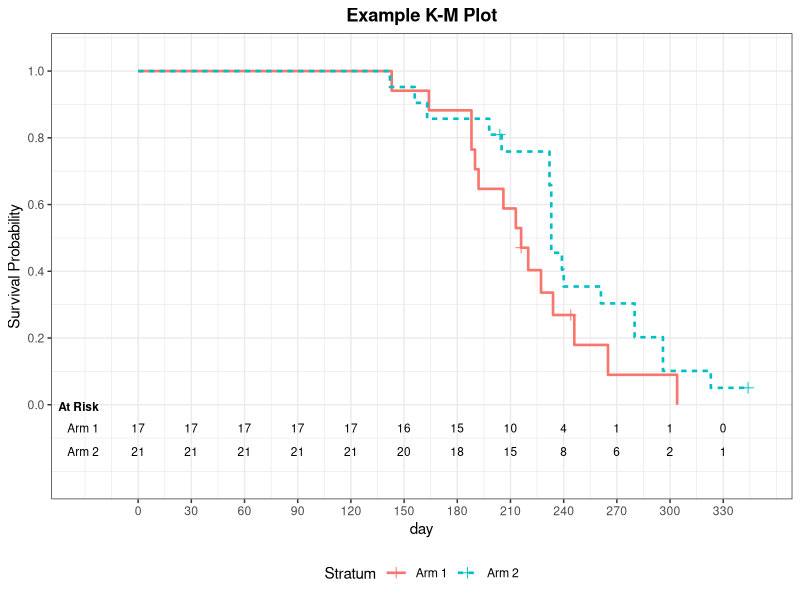

Generate this figure with R:
out <- Sys.getenv("OUT_DIR")
if (out == "" || is.na(out)) out <- getwd()
dir.create(out, showWarnings = FALSE, recursive = TRUE)

suppressPackageStartupMessages(library(survival))
suppressPackageStartupMessages(library(ggplot2))

round_half_up <- function(x, digits = 0) {
  mult <- 10^digits
  s <- sign(x)
  ax <- abs(x) * mult
  r <- floor(ax + 0.5 + 1e-10) / mult
  r * s
}
fmt4 <- function(x) {
  ifelse(is.na(x), "", formatC(round_half_up(x, 4), format = "f", digits = 4))
}
fmt2 <- function(x) {
  ifelse(is.na(x), "", formatC(round_half_up(x, 2), format = "f", digits = 2))
}
fmt1 <- function(x) {
  ifelse(is.na(x), "", formatC(round_half_up(x, 1), format = "f", digits = 1))
}
fmt_day <- function(x) {
  sapply(x, function(v) {
    if (is.na(v)) return("")
    if (abs(v - round(v)) < 1e-9) sprintf("%d", as.integer(round(v)))
    else {
      t <- sprintf("%.5f", v)
      t <- sub("0+$", "", t)
      t <- sub("\\.$", "", t)
      t
    }
  })
}

# ------------------------------------------------------------------
# data one  (SAS data step)
# ------------------------------------------------------------------
arm1_days <- c(143,164,188,188,190,192,206,213,216,220,227.230,
               234,246,265,304, 216,244)
arm1_cens <- c(rep(0,15), 1, 1)
arm2_days <- c(142,156,163,198,205,232,232,233,233,233,233,239,
               240,261,280,280,296,296,323, 204,344)
arm2_cens <- c(rep(0,19), 1, 1)

one <- data.frame(
  arm    = c(rep("Arm 1", length(arm1_days)), rep("Arm 2", length(arm2_days))),
  day    = c(arm1_days, arm2_days),
  censor = c(arm1_cens, arm2_cens),
  stringsAsFactors = FALSE
)
one$event <- 1 - one$censor
stopifnot(all(c("arm","day","censor") %in% names(one)))
stopifnot(nrow(one) == 38)
one$arm <- factor(one$arm, levels = c("Arm 1","Arm 2"))

# ------------------------------------------------------------------
# Product-limit with Greenwood SE (SAS formula) + log-log CI
# S = cumprod((n-d)/n); var_sum = cumsum(d/(n*(n-d))); SE = S*sqrt(var_sum)
# log-log CI with z=1.96
# ------------------------------------------------------------------
build_pl <- function(df, armval) {
  sub <- df[df$arm == armval, ]
  # distinct times sorted; SAS orders by time; censored tied after events (single row)
  times <- sort(unique(sub$day))
  n <- length(times)
  n_risk <- n_event <- n_censor <- rep(0L, n)
  for (i in seq_along(times)) {
    t <- times[i]
    n_risk[i]   <- sum(sub$day >= t - 1e-9)
    n_event[i]  <- sum(abs(sub$day - t) < 1e-9 & sub$event == 1)
    n_censor[i] <- sum(abs(sub$day - t) < 1e-9 & sub$event == 0)
  }
  surv <- rep(1, n); varsum <- rep(0, n)
  s <- 1; vs <- 0
  for (i in seq_along(times)) {
    d <- n_event[i]; nn <- n_risk[i]
    if (d > 0) {
      s <- s * (nn - d) / nn
      if (nn > d) vs <- vs + d / (nn * (nn - d))
      else vs <- Inf  # n==d : Greenwood term infinite
    }
    surv[i] <- s; varsum[i] <- vs
  }
  se <- surv * sqrt(varsum)
  # S==0 -> SAS shows missing SE (0*Inf = NaN)
  se[surv <= 1e-12] <- NA_real_
  se[!is.finite(se)] <- NA_real_
  # log-log CI
  z <- 1.96
  lower <- upper <- rep(NA_real_, n)
  for (i in seq_along(times)) {
    S <- surv[i]; vs2 <- varsum[i]
    if (is.finite(vs2) && S > 1e-12 && S < 1 - 1e-12) {
      a <- log(-log(S))
      se_a <- sqrt(vs2) / abs(log(S))
      lo <- exp(-exp(a + z * se_a))
      hi <- exp(-exp(a - z * se_a))
      lower[i] <- min(lo, hi); upper[i] <- max(lo, hi)
    } else if (abs(S - 1) < 1e-12) {
      lower[i] <- 1; upper[i] <- 1
    }
  }
  n_failed <- cumsum(n_event)
  n_left <- n_risk - n_event - n_censor
  data.frame(arm = armval, time = times, n_risk = n_risk, n_event = n_event,
             n_censor = n_censor, surv = surv, stderr = se,
             lower = lower, upper = upper,
             n_failed = n_failed, n_left = n_left,
             failure = 1 - surv, stringsAsFactors = FALSE)
}
pl1 <- build_pl(one, "Arm 1")
pl2 <- build_pl(one, "Arm 2")
pl <- rbind(pl1, pl2)
# pooled
one_pool <- one; one_pool$arm <- "Overall"
pl_pool <- build_pl(data.frame(arm = rep("Overall", nrow(one)),
                               day = one$day, event = one$event,
                               stringsAsFactors = FALSE), "Overall")

# Quartiles via Brookmeyer-Crowley on log-log bands (first time upper<=p etc.)
get_quant2 <- function(pldf, arms) {
  out <- list()
  for (a in arms) {
    sub <- pldf[pldf$arm == a, ]; sub <- sub[order(sub$time), ]
    for (p in c(0.75, 0.5, 0.25)) {
      idx <- which(sub$surv <= p + 1e-12)
      est <- if (length(idx) > 0) sub$time[min(idx)] else NA
      idxL <- which(!is.na(sub$upper) & sub$upper <= p + 1e-12)
      lo <- if (length(idxL) > 0) sub$time[min(idxL)] else NA
      idxU <- which(!is.na(sub$lower) & sub$lower <= p + 1e-12)
      hi <- if (length(idxU) > 0) sub$time[min(idxU)] else NA
      out[[length(out)+1]] <- data.frame(arm = a, percent = (1 - p) * 100,
                                         estimate = est, lower = lo, upper = hi,
                                         stringsAsFactors = FALSE)
    }
  }
  do.call(rbind, out)
}
quart <- get_quant2(pl, c("Arm 1", "Arm 2"))
quart <- quart[order(quart$arm, -quart$percent), ]
quart_pool <- get_quant2(pl_pool, "Overall")

# Restricted means to largest event time
mean_calc <- function(pldf, a) {
  sub <- pldf[pldf$arm == a, ]; sub <- sub[order(sub$time), ]
  tau <- max(sub$time[sub$n_event > 0])
  sub2 <- sub[sub$time <= tau + 1e-9, ]
  t_all <- c(0, sub2$time); s_all <- c(1, sub2$surv)
  mu <- sum(s_all[seq_len(length(t_all)-1)] * diff(t_all))
  n2 <- nrow(sub2); A <- rep(0, n2)
  for (i in seq_len(n2)) {
    s_k <- s_all[(i+1):(n2+1)]; t_k <- t_all[(i+1):(n2+1)]
    t_next <- c(t_all[(i+2):(n2+1)], tau)
    A[i] <- sum(s_k * (t_next - t_k))
  }
  d <- sub2$n_event; nn <- sub2$n_risk
  term <- ifelse(d > 0 & nn > d, A^2 * d / (nn * (nn - d)), 0)
  se_mu <- sqrt(sum(term, na.rm = TRUE))
  data.frame(arm = a, tau = tau, mean = mu, se = se_mu, stringsAsFactors = FALSE)
}
means <- rbind(mean_calc(pl, "Arm 1"), mean_calc(pl, "Arm 2"))
means_pool <- mean_calc(pl_pool, "Overall")

cens_sum <- do.call(rbind, lapply(c("Arm 1","Arm 2"), function(a) {
  sub <- one[one$arm == a, ]
  f <- sum(sub$event == 1); c <- sum(sub$event == 0); t <- nrow(sub)
  data.frame(arm = a, failed = f, censored = c, total = t,
             pct_cens = 100 * c / t, stringsAsFactors = FALSE)
}))
tot_f <- sum(cens_sum$failed); tot_c <- sum(cens_sum$censored); tot_t <- sum(cens_sum$total)

ev_times <- sort(unique(one$day[one$event == 1]))
U_lr <- 0; V_lr <- 0; U_w <- 0; V_w <- 0
E1 <- 0; O1 <- 0; E2 <- 0; O2 <- 0
for (t in ev_times) {
  n1 <- sum(one$day >= t - 1e-9 & one$arm == "Arm 1")
  n2 <- sum(one$day >= t - 1e-9 & one$arm == "Arm 2")
  n <- n1 + n2
  d1 <- sum(abs(one$day - t) < 1e-9 & one$event == 1 & one$arm == "Arm 1")
  d2 <- sum(abs(one$day - t) < 1e-9 & one$event == 1 & one$arm == "Arm 2")
  d <- d1 + d2
  if (n == 0 || d == 0) next
  E1 <- E1 + n1 * d / n; E2 <- E2 + n2 * d / n
  O1 <- O1 + d1; O2 <- O2 + d2
  if (n <= 1) next
  e1 <- n1 * d / n
  v <- (n1 * n2 * d * (n - d)) / (n * n * (n - 1))
  U_lr <- U_lr + (d1 - e1); V_lr <- V_lr + v
  w <- n
  U_w <- U_w + w * (d1 - e1); V_w <- V_w + w * w * v
}
chi_lr <- ifelse(V_lr > 0, U_lr^2 / V_lr, NA)
chi_w  <- ifelse(V_w > 0, U_w^2 / V_w, NA)
p_lr <- 1 - pchisq(chi_lr, 1)
p_w  <- 1 - pchisq(chi_w, 1)
# Likelihood-ratio (-2Log) approximation via pooled vs stratified partial likelihood
# Use survdiff for log-rank already; compute LR test via coxph for completeness
lr_chi <- lr_p <- NA
try({
  cx <- survival::coxph(survival::Surv(day, event) ~ arm, data = one)
  s <- summary(cx)
  # score/logrank already; use likelihood ratio from loglik
  lr_chi <- 2 * (cx$loglik[2] - cx$loglik[1])
  lr_p <- 1 - pchisq(lr_chi, 1)
}, silent = TRUE)

atrisk_times <- seq(0, 330, by = 30)
atrisk <- expand.grid(time = atrisk_times, arm = c("Arm 1","Arm 2"), stringsAsFactors = FALSE)
atrisk$n <- mapply(function(t, a) sum(one$day >= t - 1e-9 & one$arm == a), atrisk$time, atrisk$arm)

plotdata_list <- list()
for (a in c("Arm 1","Arm 2")) {
  sub <- pl[pl$arm == a, ]; sub <- sub[order(sub$time), ]
  pd <- data.frame(arm = a, time = c(0, sub$time), surv = c(1, sub$surv),
                   stderr = c(0, sub$stderr),
                   lower = c(1, sub$lower), upper = c(1, sub$upper),
                   n_risk = c(sum(one$arm == a), sub$n_risk),
                   n_event = c(0, sub$n_event), n_censor = c(0, sub$n_censor),
                   stringsAsFactors = FALSE)
  plotdata_list[[a]] <- pd
}
plotdata <- do.call(rbind, plotdata_list)
cens_pts <- pl[pl$n_censor > 0, ]
cens_plot <- data.frame(arm = cens_pts$arm, time = cens_pts$time, surv = cens_pts$surv)

y_arm1 <- -0.07; y_arm2 <- -0.14
p <- ggplot(plotdata, aes(x = time, y = surv, colour = arm, linetype = arm)) +
  geom_step(linewidth = 0.9) +
  geom_point(data = cens_plot, aes(x = time, y = surv, colour = arm),
             shape = 3, size = 2.2, inherit.aes = FALSE) +
  scale_x_continuous(breaks = atrisk_times, limits = c(-30, 350)) +
  scale_y_continuous(breaks = seq(0, 1, by = 0.2), limits = c(-0.22, 1.05)) +
  labs(title = "Example K-M Plot", x = "day", y = "Survival Probability",
       colour = "Stratum", linetype = "Stratum") +
  theme_bw() +
  theme(plot.title = element_text(hjust = 0.5, face = "bold"),
        legend.position = "bottom") +
  geom_text(data = atrisk[atrisk$arm == "Arm 1", ],
            aes(x = time, y = y_arm1, label = n), colour = "black", size = 3, inherit.aes = FALSE) +
  geom_text(data = atrisk[atrisk$arm == "Arm 2", ],
            aes(x = time, y = y_arm2, label = n), colour = "black", size = 3, inherit.aes = FALSE) +
  annotate("text", x = -22, y = y_arm1, label = "Arm 1", hjust = 1, size = 3) +
  annotate("text", x = -22, y = y_arm2, label = "Arm 2", hjust = 1, size = 3) +
  annotate("text", x = -22, y = -0.005, label = "At Risk", hjust = 1, size = 3, fontface = "bold")
ggsave(file.path(out, "P040_f_kmplot.png"), p, width = 8, height = 6, dpi = 150)

write.csv(plotdata, file.path(out, "P040_f_kmplot_plotdata.csv"), row.names = FALSE, na = "")

csv_body <- data.frame(
  ARM = pl$arm, DAY = pl$time,
  SURVIVAL = round_half_up(pl$surv, 4),
  FAILURE = round_half_up(pl$failure, 4),
  STDERR = round_half_up(pl$stderr, 4),
  LOWER95 = round_half_up(pl$lower, 4),
  UPPER95 = round_half_up(pl$upper, 4),
  N_FAILED = pl$n_failed, N_LEFT = pl$n_left,
  stringsAsFactors = FALSE
)
write.csv(csv_body, file.path(out, "P040_f_kmplot.csv"), row.names = FALSE, na = "")

txt <- file.path(out, "P040_f_kmplot.txt")
con <- file(txt, open = "wt")
cat("Example K-M Plot\n", file = con)
cat("PROC LIFETEST  Product-Limit Survival Estimates  (TIME day*CENSOR(1) ; STRATA arm)\n", file = con)
cat("Plots = survival (atrisk = 0 to 330 by 30)\n", file = con)
cat("\n", file = con)
for (a in c("Arm 1","Arm 2")) {
  nn <- sum(one$arm == a)
  cat(sprintf("Stratum: %s  (N = %d)\n", a, nn), file = con)
  cat(sprintf("%-10s %12s %12s %12s %12s %12s %10s %10s\n",
              "day","Survival","Failure","StdErr","Lower95","Upper95","N_Failed","N_Left"), file = con)
  sub <- pl[pl$arm == a, ]; sub <- sub[order(sub$time), ]
  for (i in seq_len(nrow(sub))) {
    star <- ifelse(sub$n_censor[i] > 0 && sub$n_event[i] == 0, "*",
                   ifelse(sub$n_censor[i] > 0, "+", " "))
    cat(sprintf("%-10s %12s %12s %12s %12s %12s %10d %10d%s\n",
                fmt_day(sub$time[i]),
                fmt4(sub$surv[i]), fmt4(sub$failure[i]), fmt4(sub$stderr[i]),
                fmt4(sub$lower[i]), fmt4(sub$upper[i]),
                sub$n_failed[i], sub$n_left[i], star), file = con)
  }
  cat("  * censored-only time ; + event and censored tied (censored after events)\n", file = con)
  cat("\n", file = con)
}
cat("Overall (pooled over strata, N = 38)\n", file = con)
cat(sprintf("%-10s %12s %12s %12s %12s %12s %10s %10s\n",
            "day","Survival","Failure","StdErr","Lower95","Upper95","N_Failed","N_Left"), file = con)
for (i in seq_len(nrow(pl_pool))) {
  star <- ifelse(pl_pool$n_censor[i] > 0 && pl_pool$n_event[i] == 0, "*",
                 ifelse(pl_pool$n_censor[i] > 0, "+", " "))
  cat(sprintf("%-10s %12s %12s %12s %12s %12s %10d %10d%s\n",
              fmt_day(pl_pool$time[i]),
              fmt4(pl_pool$surv[i]), fmt4(pl_pool$failure[i]), fmt4(pl_pool$stderr[i]),
              fmt4(pl_pool$lower[i]), fmt4(pl_pool$upper[i]),
              pl_pool$n_failed[i], pl_pool$n_left[i], star), file = con)
}
cat("\n", file = con)
cat("Quartile Estimates (95% Confidence Interval, Transform = LOG-LOG)\n", file = con)
cat(sprintf("%-10s %-10s %-12s %-12s %-12s\n","Stratum","Percent","Estimate","Lower","Upper"), file = con)
for (i in seq_len(nrow(quart))) {
  cat(sprintf("%-10s %-10.0f %-12s %-12s %-12s\n",
              quart$arm[i], quart$percent[i],
              fmt_day(quart$estimate[i]), fmt_day(quart$lower[i]), fmt_day(quart$upper[i])), file = con)
}
for (i in seq_len(nrow(quart_pool))) {
  cat(sprintf("%-10s %-10.0f %-12s %-12s %-12s\n",
              quart_pool$arm[i], quart_pool$percent[i],
              fmt_day(quart_pool$estimate[i]), fmt_day(quart_pool$lower[i]), fmt_day(quart_pool$upper[i])), file = con)
}
cat("\n", file = con)
cat("Means (Restricted to Largest Event Time per Stratum)\n", file = con)
cat(sprintf("%-10s %-12s %-12s %-12s\n","Stratum","Tau","Mean","StdErr"), file = con)
for (i in seq_len(nrow(means))) {
  cat(sprintf("%-10s %-12s %-12s %-12s\n",
              means$arm[i], fmt_day(means$tau[i]),
              fmt4(means$mean[i]), fmt4(means$se[i])), file = con)
}
cat(sprintf("%-10s %-12s %-12s %-12s\n",
            means_pool$arm, fmt_day(means_pool$tau),
            fmt4(means_pool$mean), fmt4(means_pool$se)), file = con)
cat("\n", file = con)
cat("Summary of the Number of Censored and Uncensored Values\n", file = con)
cat(sprintf("%-10s %10s %10s %10s %14s\n","Stratum","Failed","Censored","Total","Pct_Cens"), file = con)
for (i in seq_len(nrow(cens_sum))) {
  cat(sprintf("%-10s %10d %10d %10d %14s\n",
              cens_sum$arm[i], cens_sum$failed[i], cens_sum$censored[i],
              cens_sum$total[i], fmt1(cens_sum$pct_cens[i])), file = con)
}
cat(sprintf("%-10s %10d %10d %10d %14s\n","Total", tot_f, tot_c, tot_t,
            fmt1(100 * tot_c / tot_t)), file = con)
cat("\n", file = con)
cat("Rank Statistics (Observed vs Expected under H0)\n", file = con)
cat(sprintf("%-10s %12s %12s %14s %14s\n","Stratum","Observed","Expected","O-E(LogRank)","O-E(Wilcoxon)"), file = con)
Uw1 <- U_w; Uw2 <- -U_w
cat(sprintf("%-10s %12d %12s %14s %14s\n","Arm 1", O1, fmt4(E1), fmt4(U_lr), fmt2(Uw1)), file = con)
cat(sprintf("%-10s %12d %12s %14s %14s\n","Arm 2", O2, fmt4(E2), fmt4(-U_lr), fmt2(Uw2)), file = con)
cat("\n", file = con)
cat("Covariance Matrix for the Log-Rank Statistics\n", file = con)
cat(sprintf("  Arm 1  %s\n", fmt4(V_lr)), file = con)
cat("Covariance Matrix for the Wilcoxon (Breslow) Statistics\n", file = con)
cat(sprintf("  Arm 1  %s\n", fmt2(V_w)), file = con)
cat("\n", file = con)
cat("Test of Equality over Strata\n", file = con)
cat(sprintf("%-16s %12s %6s %12s\n","Test","Chi-Square","DF","Pr > Chi-Square"), file = con)
cat(sprintf("%-16s %12s %6d %12s\n","Log-Rank", fmt4(chi_lr), 1, fmt4(p_lr)), file = con)
cat(sprintf("%-16s %12s %6d %12s\n","Wilcoxon", fmt4(chi_w), 1, fmt4(p_w)), file = con)
if (!is.na(lr_chi)) cat(sprintf("%-16s %12s %6d %12s\n","Likelihood-Ratio", fmt4(lr_chi), 1, fmt4(lr_p)), file = con)
cat("\n", file = con)
cat("Number at Risk (atrisk = 0 to 330 by 30)\n", file = con)
cat(sprintf("%-10s", "Time"), file = con)
for (t in atrisk_times) cat(sprintf(" %6d", t), file = con)
cat("\n", file = con)
for (a in c("Arm 1","Arm 2")) {
  cat(sprintf("%-10s", a), file = con)
  vals <- atrisk$n[atrisk$arm == a][order(atrisk$time[atrisk$arm == a])]
  for (v in vals) cat(sprintf(" %6d", v), file = con)
  cat("\n", file = con)
}
cat("\n", file = con)
cat("Listing of input data ONE (day*censor(1))\n", file = con)
cat(sprintf("%-10s %-10s %-10s\n","arm","day","censor"), file = con)
oo <- one[order(one$arm, one$day, one$censor), ]
for (i in seq_len(nrow(oo))) {
  cat(sprintf("%-10s %-10s %-10d\n", oo$arm[i], fmt_day(oo$day[i]), oo$censor[i]), file = con)
}
cat("\n", file = con)
cat("Note: Censoring indicated by '+' on plot; survival step function with Greenwood standard errors.\n", file = con)
cat("Mean restricted to largest event time (Arm 1 tau=304, Arm 2 tau=323).\n", file = con)
close(con)
